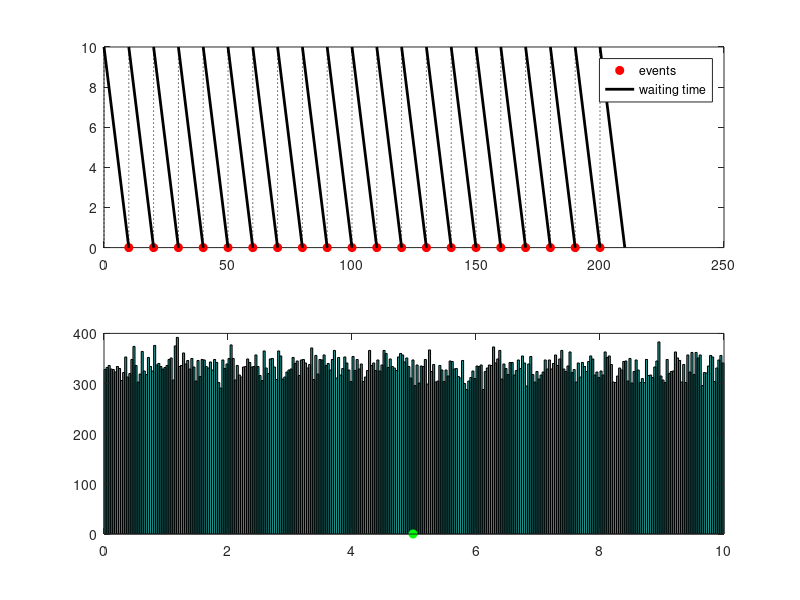

This figure's MATLAB source:
% Lecture 8 example: Simulating a renewal process
%
% Try three types of processes:
% type=1, constant renewal time 10 minutes (like a metro)
% type=2, Exp-distributed renewal with mean 10 minutes
% type=3, randomly two times (2 and 8) with equal probabilities,
%         very roughly like waiting for eruptions of the Old Faithful.
%
function ex81renewal(type)
if nargin<1, type=1; end

n = 1000;      % simulate this many renewals
nshow = 20;    % but plot only this many

if type==1
    tau = repmat(10, 1, n);
elseif type==2
    tau = exprnd(10, 1, n);
elseif type==3
    long = rand(1,n) < 0.5;
    tau = 2 + 6*long;
end

T = cumsum(tau);

clf
subplot(2,1,1)
plot(T(1:nshow), zeros(1,nshow), 'ro', 'markerfacecolor', 'r');
hold on
for i=0:nshow
    if i==0
        Tnow = 0;
    else
        Tnow = T(i);
    end
    plot([Tnow T(i+1)], [tau(i+1) 0], 'k-', 'linewidth', 2);
    plot([Tnow Tnow], [0 tau(i+1)], 'k:');
end
legend('events', 'waiting time');

subplot(2,1,2)
% uniformly random arrival times = times to start waiting
narrivals = 100000;
M = max(T);
t = unifrnd(0,M,1,narrivals);
W = zeros(1,narrivals);
for i=1:narrivals
    nextpoint = min(T(T>t(i)));
    W(i)      = nextpoint-t(i);
end

hist(W,300);
fprintf('average waiting time = %.3g\n', mean(W));
hold on
plot(mean(W), 0, 'go', 'markerfacecolor', 'g');

